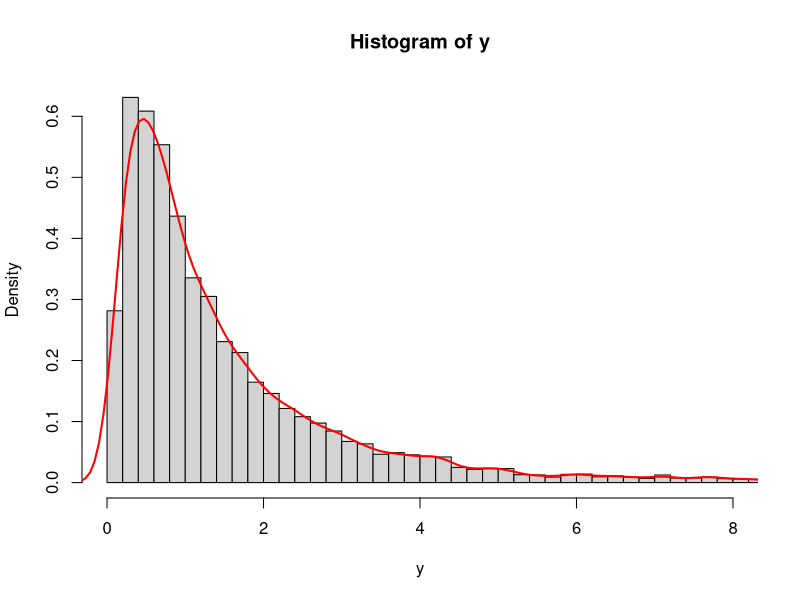
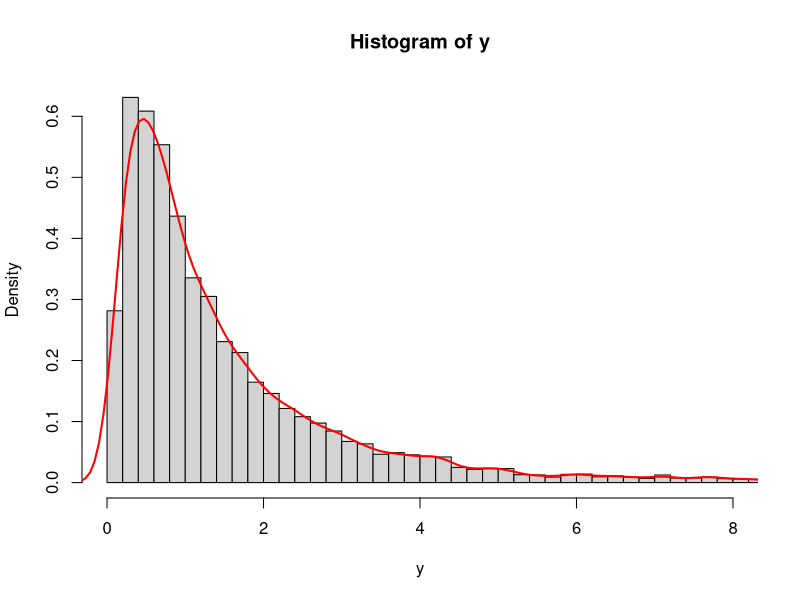

The R script that drew these images, in order:
x = rnorm(10000)
y = exp(x)
pdf("~/AllStatistics/files/ch2_2.13b.pdf", width = 4.7747, height = 4)
hist(y, breaks = 200, xlim = c(0, 8), prob=TRUE)
lines(density(y), col="red", xlim=c(0,8), lwd=2)
dev.off()

hist(y, breaks = 200, xlim = c(0, 8), prob=TRUE)
lines(density(y), col="red", xlim=c(0,8), lwd=2)
# plot(d, xlim = c(0,20), col="red")
